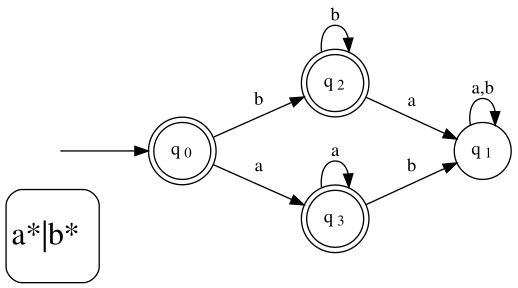

This figure's Python source:
#!/usr/bin/env python3
# -*- coding: utf-8 -*-


# I *John Robertson* have written all of this project myself, without any
# unauthorized assistance, and have followed the academic honor code.


from nfa_regex import *
from state import *
# Note: You may want to use the provided generateSVG() method below for visualizing,
# your NFAs/DFAs and for debugging. If not, you may remove it and the following import.
# You are not required to provide a working generateSVG method, but you may find it useful.
try:
    from graphviz import Digraph
except:
	pass



# TODO: This is your class for modeling NFAs/DFAs! Some is already stubbed out for you.
class NFA:
    """A class for NFAs that can be constructed from a Regex"""
    def __init__(self, r = None):
        """Constructs an empty-language NFA when r==None,
            or constructs an NFA from the provided Regex object."""
        self.r = r #s Save a reference to the regex itself
        if r == None:
            # If no Regex instance is provided: the empty language
            start = State()
            self.Q = {start}
            self.Sigma = set()
            self.s = start
            self.F = set()
            self.delta = set()
        elif isinstance(r, EpsilonRegex):
            start = State()
            self.Q = {start}
            self.Sigma = set()
            self.s = start
            self.F = {start}
            self.delta = set()
        elif isinstance(r, StarRegex):
            nfa0 = NFA(r.r0)
            start = State()
            self.Q = {start} | nfa0.Q
            self.Sigma = nfa0.Sigma
            self.s = start
            self.F = {start}
            self.delta = ({(start, "", nfa0.s), (min(nfa0.F), "", start)} | nfa0.delta)
        elif isinstance(r, SeqRegex):
            nfa0 = NFA(r.r0)
            nfa1 = NFA(r.r1)
            self.Q = nfa0.Q | nfa1.Q
            self.Sigma = nfa0.Sigma | nfa1.Sigma
            self.s = nfa0.s
            self.F = nfa1.F
            self.delta = ({(min(nfa0.F), "", nfa1.s)} | nfa0.delta | nfa1.delta)
        elif isinstance(r, DisjRegex):
            # Note how this is exactly the Disjunction construction
            # we saw in the slides for converting RE -> NFA
            nfa0 = NFA(r.r0)
            nfa1 = NFA(r.r1)
            start = State()
            end = State()
            self.Q = {start, end} | nfa0.Q | nfa1.Q #dubious
            self.Sigma = nfa0.Sigma | nfa1.Sigma
            self.s = start #dubious
            self.F = {end}
            # Explanation: below, min is nice for selecting an arbitrary
            # element; as we maintain as an invariant that self.F is
            # a singleton for the duration of NFA construction, this works well
            # (may not be the case for DFAs; also note: empty string is epsilon)
            self.delta = ({(start, "", nfa0.s), (start, "", nfa1.s),
                           (min(nfa0.F), "", end), (min(nfa1.F), "", end)}
                          | nfa0.delta | nfa1.delta)
        elif isinstance(r, CharRegex):
            start = State()
            end = State()
            self.Q = {start, end}
            self.Sigma = {r.x}
            self.s = start
            self.F = {end}
            self.delta = ({(start, r.x, end)})
        else:
            raise "NFA must be constructed from a Regex (or None)."


    def matches(self, s):
        # Note how move and epsilon closure (written correctly) may be used to
        # simulate an NFA or DFA (this code can work for both!)
        # See also: the nfa-dfa and subset algorithm slides from class for move, epsilonClosure.
        current = self.epsilonClosure({self.s})
        for x in s:
            current = self.epsilonClosure(self.move(current, x))
        if current & self.F == set():
            return False
        else:
            return True

    def epsilonClosure(self, qs):
        """Returns the set of states reachable from those in qs without consuming any characters."""
        retVal = qs
        temp = set()
        while temp != retVal:
            temp = retVal
            for mov in self.delta:
                if mov[1] == "" and mov[0] in retVal:
                    retVal = retVal | {mov[2]}
        return retVal

    def move(self, qs, x):
        """Returns the set of states reachable from those in qs by consuming character x."""
        retVal = set()
        for mov in self.delta:
            if mov[1] == x and mov[0] in qs:
                retVal = retVal | {mov[2]}
        return retVal

    def NFA_to_DFA(self):
        """Returns a DFA equivalent to self."""
        dfa = NFA()
        dfa.r = self.r
        startset = self.epsilonClosure({self.s})
        start = State(frozenset(startset))
        dfa.Q = {start}
        dfa.s = start
        dfa.Sigma = self.Sigma
        dfa.delta = set()
        dfa.F = set()
        marked = {start}
        while marked:
            d = marked.pop()
            for s in dfa.Sigma:
                dmv = self.move(d.name, s)
                dmvEps = self.epsilonClosure(dmv)
                dmvEps = State(frozenset(dmvEps))
                if dmvEps not in dfa.Q:
                    dfa.Q = dfa.Q | {dmvEps}
                    marked = marked | {dmvEps}
                dfa.delta = (dfa.delta | {(d, s, dmvEps)})
        for q in dfa.Q:
            if q.name & self.F:
                dfa.F = dfa.F | {q}
        return dfa

    def statecount(self):
        return len(self.Q)

    def isDFA(self):
        # Checks to see if the NFA is also a DFA:
        # i.e., reports True iff self.delta is a function
        for q in self.Q:
            outgoingset = set()
            for e in self.delta:
                if q == e[0]:
                    if e[1] in outgoingset or e[1] == "":
                        return False
                    outgoingset.add(e[1])
        return True


    def minimizeDFA(self):
        """Takes a DFA and returns a minimized DFA"""
        if self.isDFA() == False:
            raise "minimizeDFA must be provided a DFA"

        # Use partition refinement (to a fixpoint)
        parts = set()
        if self.F != set(): parts.add(frozenset(self.F))
        # TODO: Use Hopcroft's algorithm to produce a new, minimal
        #       DFA, and return it.
        # ...
        work = {self.F}
        while work:
            for P in work:
                p = P.copy()
                work.remove(p)
                for s in self.Sigma:
                    preds = set(frozenset([q for q in self.d if q in p]))
                    for part in parts:
                        if part & preds != set() and part-preds != set():
                            if part in work:
                                work = (work-part) | {parts & preds, parts-preds}
                            elif len(parts & preds) <= len(parts-preds):
                                work = work | {parts & preds}
                            else:
                                work = work | {parts - preds}
        mdfa = NFA()
        # ...
        mdfa = self.copy()
        return mdfa

    # Note: You do not need to touch this function, but may, and may find it useful for
    # generating visualizations of the NFA/DFA for understanding and debugging purposes
    def generateSVG(self,file_name="nfa",title=True):
        """Writes the current NFA to a dot file and runs graphviz (must be locally installed!)"""

        # Setup
        dot = Digraph(name='nfa',comment='nfa')
        dot.attr(rankdir='LR')
        names = {}
        if title == True:
            dot.node("regex",label='<<FONT POINT-SIZE="24">'+str(self.r)+'</FONT>>', shape="square", style="rounded", height="0", width="0", margin="0.05")
        elif isinstance(title,str):
            dot.node("regex",label='<<FONT POINT-SIZE="24">'+title+'</FONT>>', shape="square", style="rounded", height="0", width="0", margin="0.05")
        dot.node("*", style="invis", height="0", width="0", margin="0")

        def pad_lab(s):
            """For some reason graphviz needs spaces padding this to render right."""
            return "  "+s+"  "
        def str_lab(s):
            if s == "": return "ε"
            else: return str(s)

        # Nodes and Edges
        def namer(n): return "<q<sub><font point-size=\"11\">"+n+"</font></sub>>"
        if self.s in self.F:
            dot.node(str(len(names)),namer(str(len(names))), shape="doublecircle")
        else:
            dot.node(str(len(names)),namer(str(len(names))), shape="circle")
        names[self.s] = len(names)
        for n in (self.Q - self.F - {self.s}):
            dot.node(str(len(names)),namer(str(len(names))), shape="circle")
            names[n] = len(names)
        for n in (self.F - {self.s}):
            dot.node(str(len(names)),namer(str(len(names))), shape="doublecircle")
            names[n] = len(names)
        pseudodelta = dict()
        for e in self.delta:
            if (e[0],e[2]) in pseudodelta:
                pseudodelta[(e[0],e[2])] |= frozenset({e[1]})
            else:
                pseudodelta[(e[0],e[2])] = frozenset({e[1]})
        for k in pseudodelta.keys():
            dot.edge(str(names[k[0]]), str(names[k[1]]), label=pad_lab(
                ",".join(list(map(str_lab,sorted(list(pseudodelta[k])))))))
        dot.edge("*", str(names[self.s]), label="")

        dot.format = 'svg'
        dot.render(filename=file_name, cleanup=True)
